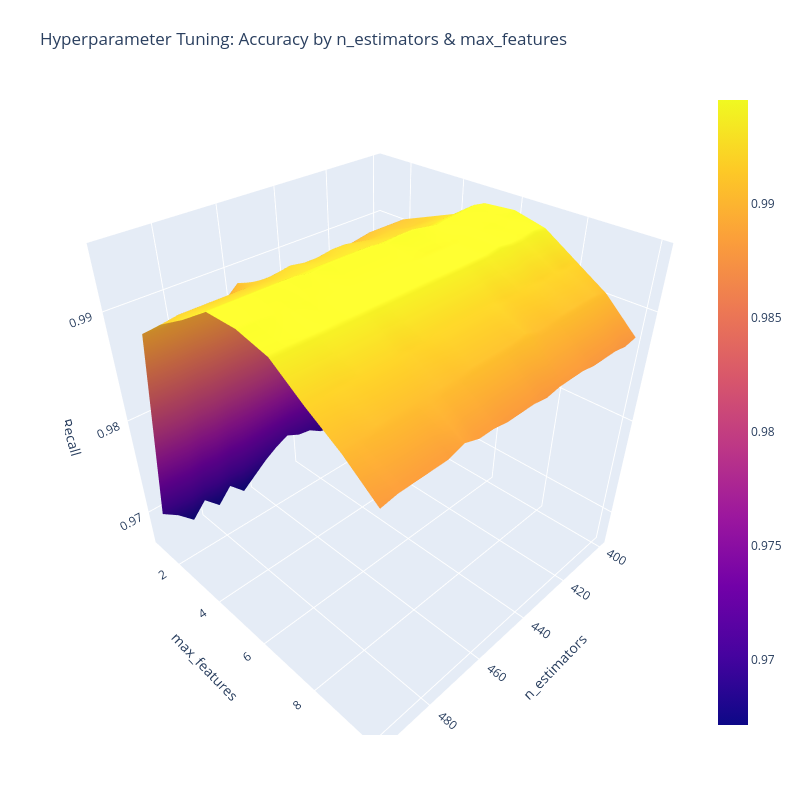

Source (notebook cell):
### Code cell
import plotly.graph_objects as go

# x = n_estimators (columns)
# y = max_features (rows)
# z = Recall

fig = go.Figure(data=[go.Surface(z=z, x=x, y=y)])

fig.update_layout(
    title='Hyperparameter Tuning: Accuracy by n_estimators & max_features',
    scene=dict(
        xaxis=dict(title='n_estimators'),
        yaxis=dict(title='max_features'),
        zaxis=dict(title='Recall'),
    ),
    autosize=False,
    width=800,
    height=800,
    margin=dict(l=65, r=50, b=65, t=90)
)

fig.show()

### Figure 1 — Plotly figure (JSON) as saved in the notebook; plotly's stock layout.template omitted (floating-point values rounded to 4 significant figures; data arrays with more than 128 entries replaced by an {"elided": "..."} marker saying what was removed)
{"data": [{"type": "surface", "x": [400, 405, 410, 415, 420, 425, 430, 435, 440, 445, 450, 455, 460, 465, 470, 475, 480, 485, 490, 495], "y": [1, 2, 3, 4, 5, 6, 7, 8, 9, 10], "z": {"elided": "10x20 float values"}}], "layout": {"autosize": false, "height": 800, "margin": {"b": 65, "l": 65, "r": 50, "t": 90}, "scene": {"xaxis": {"title": {"text": "n_estimators"}}, "yaxis": {"title": {"text": "max_features"}}, "zaxis": {"title": {"text": "Recall"}}}, "title": {"text": "Hyperparameter Tuning: Accuracy by n_estimators & max_features"}, "width": 800}}
